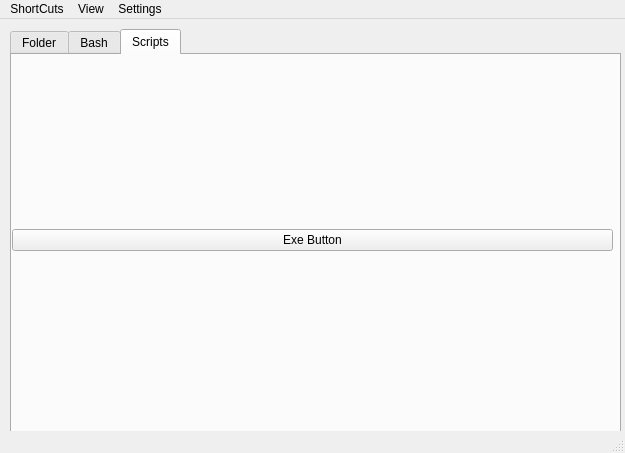
<?xml version="1.0" encoding="UTF-8"?>
<ui version="4.0">
 <class>MainWindow</class>
 <widget class="QMainWindow" name="MainWindow">
  <property name="geometry">
   <rect>
    <x>0</x>
    <y>0</y>
    <width>625</width>
    <height>453</height>
   </rect>
  </property>
  <property name="windowTitle">
   <string>Shortcut-Box</string>
  </property>
  <widget class="QWidget" name="centralwidget">
   <widget class="QTabWidget" name="tabWidget">
    <property name="geometry">
     <rect>
      <x>10</x>
      <y>10</y>
      <width>611</width>
      <height>421</height>
     </rect>
    </property>
    <property name="currentIndex">
     <number>2</number>
    </property>
    <widget class="QWidget" name="tab">
     <attribute name="title">
      <string>Folder</string>
     </attribute>
     <widget class="QScrollArea" name="scrollArea">
      <property name="geometry">
       <rect>
        <x>0</x>
        <y>0</y>
        <width>591</width>
        <height>391</height>
       </rect>
      </property>
      <property name="widgetResizable">
       <bool>true</bool>
      </property>
      <widget class="QWidget" name="scrollAreaWidgetContents">
       <property name="geometry">
        <rect>
         <x>0</x>
         <y>0</y>
         <width>589</width>
         <height>389</height>
        </rect>
       </property>
       <widget class="QWidget" name="gridLayoutWidget">
        <property name="geometry">
         <rect>
          <x>0</x>
          <y>0</y>
          <width>591</width>
          <height>371</height>
         </rect>
        </property>
        <layout class="QGridLayout" name="gridLayout">
         <item row="0" column="0">
          <widget class="QPushButton" name="folderBtn1">
           <property name="cursor">
            <cursorShape>PointingHandCursor</cursorShape>
           </property>
           <property name="acceptDrops">
            <bool>false</bool>
           </property>
           <property name="toolTip">
            <string extracomment="this is added Folder">this is added Folder</string>
           </property>
           <property name="whatsThis">
            <string>&lt;html&gt;&lt;head/&gt;&lt;body&gt;&lt;p&gt;Open Folder E:/tutorials&lt;/p&gt;&lt;/body&gt;&lt;/html&gt;</string>
           </property>
           <property name="text">
            <string>Folder Name</string>
           </property>
           <property name="checkable">
            <bool>false</bool>
           </property>
           <property name="autoRepeat">
            <bool>false</bool>
           </property>
           <property name="autoDefault">
            <bool>false</bool>
           </property>
          </widget>
         </item>
        </layout>
       </widget>
      </widget>
     </widget>
    </widget>
    <widget class="QWidget" name="tab_2">
     <attribute name="title">
      <string>Bash</string>
     </attribute>
     <widget class="QWidget" name="gridLayoutWidget_2">
      <property name="geometry">
       <rect>
        <x>0</x>
        <y>0</y>
        <width>601</width>
        <height>371</height>
       </rect>
      </property>
      <layout class="QGridLayout" name="gridLayout_2">
       <property name="horizontalSpacing">
        <number>6</number>
       </property>
       <item row="0" column="0">
        <widget class="QPushButton" name="pushButton">
         <property name="text">
          <string>Bash Button</string>
         </property>
        </widget>
       </item>
      </layout>
     </widget>
    </widget>
    <widget class="QWidget" name="tab_3">
     <attribute name="title">
      <string>Scripts</string>
     </attribute>
     <widget class="QWidget" name="gridLayoutWidget_3">
      <property name="geometry">
       <rect>
        <x>0</x>
        <y>0</y>
        <width>601</width>
        <height>371</height>
       </rect>
      </property>
      <layout class="QGridLayout" name="gridLayout_3">
       <item row="0" column="0">
        <widget class="QPushButton" name="pushButton_2">
         <property name="text">
          <string>Exe Button</string>
         </property>
        </widget>
       </item>
      </layout>
     </widget>
    </widget>
   </widget>
   <widget class="QWidget" name="verticalLayoutWidget">
    <property name="geometry">
     <rect>
      <x>20</x>
      <y>110</y>
      <width>2</width>
      <height>2</height>
     </rect>
    </property>
    <layout class="QVBoxLayout" name="verticalLayout"/>
   </widget>
  </widget>
  <widget class="QStatusBar" name="statusbar"/>
  <widget class="QMenuBar" name="menubar">
   <property name="geometry">
    <rect>
     <x>0</x>
     <y>0</y>
     <width>625</width>
     <height>23</height>
    </rect>
   </property>
   <widget class="QMenu" name="menuShortCuts">
    <property name="title">
     <string>ShortCuts</string>
    </property>
    <addaction name="actionAdd_Shortcut_Folder"/>
    <addaction name="action_Shortcut_Application"/>
   </widget>
   <widget class="QMenu" name="menuSettings">
    <property name="title">
     <string>Settings</string>
    </property>
    <addaction name="actionReload"/>
    <addaction name="actionSave_Settings"/>
    <addaction name="actionSave_Credentials"/>
    <addaction name="actionShortCuts"/>
   </widget>
   <widget class="QMenu" name="menuView">
    <property name="title">
     <string>View</string>
    </property>
    <addaction name="actionQuick_Folders"/>
    <addaction name="actionQuick_Bash"/>
    <addaction name="actionQuick_Application"/>
   </widget>
   <addaction name="menuShortCuts"/>
   <addaction name="menuView"/>
   <addaction name="menuSettings"/>
  </widget>
  <action name="actionAdd_Shortcut_Folder">
   <property name="text">
    <string>+ Shortcut Folder</string>
   </property>
  </action>
  <action name="action_Shortcut_Application">
   <property name="text">
    <string>+ Shortcut Application</string>
   </property>
  </action>
  <action name="action_Shortcut_WebLink">
   <property name="text">
    <string>+ Shortcut WebLink</string>
   </property>
  </action>
  <action name="action_Shortcut_SSO_WebLink">
   <property name="text">
    <string>+ Shortcut SSO WebLink</string>
   </property>
  </action>
  <action name="actionReload">
   <property name="text">
    <string>Reload</string>
   </property>
  </action>
  <action name="actionSave_Settings">
   <property name="text">
    <string>Save Settings</string>
   </property>
  </action>
  <action name="actionShortCuts">
   <property name="text">
    <string>ShortCuts</string>
   </property>
  </action>
  <action name="actionQuick_Folders">
   <property name="text">
    <string>Quick Folders</string>
   </property>
  </action>
  <action name="actionQuick_Bash">
   <property name="text">
    <string>Quick Links</string>
   </property>
  </action>
  <action name="actionQuick_Application">
   <property name="text">
    <string>Quick Applications</string>
   </property>
  </action>
  <action name="actionSave_Credentials">
   <property name="text">
    <string>Save Credentials</string>
   </property>
  </action>
 </widget>
 <resources/>
 <connections/>
</ui>
